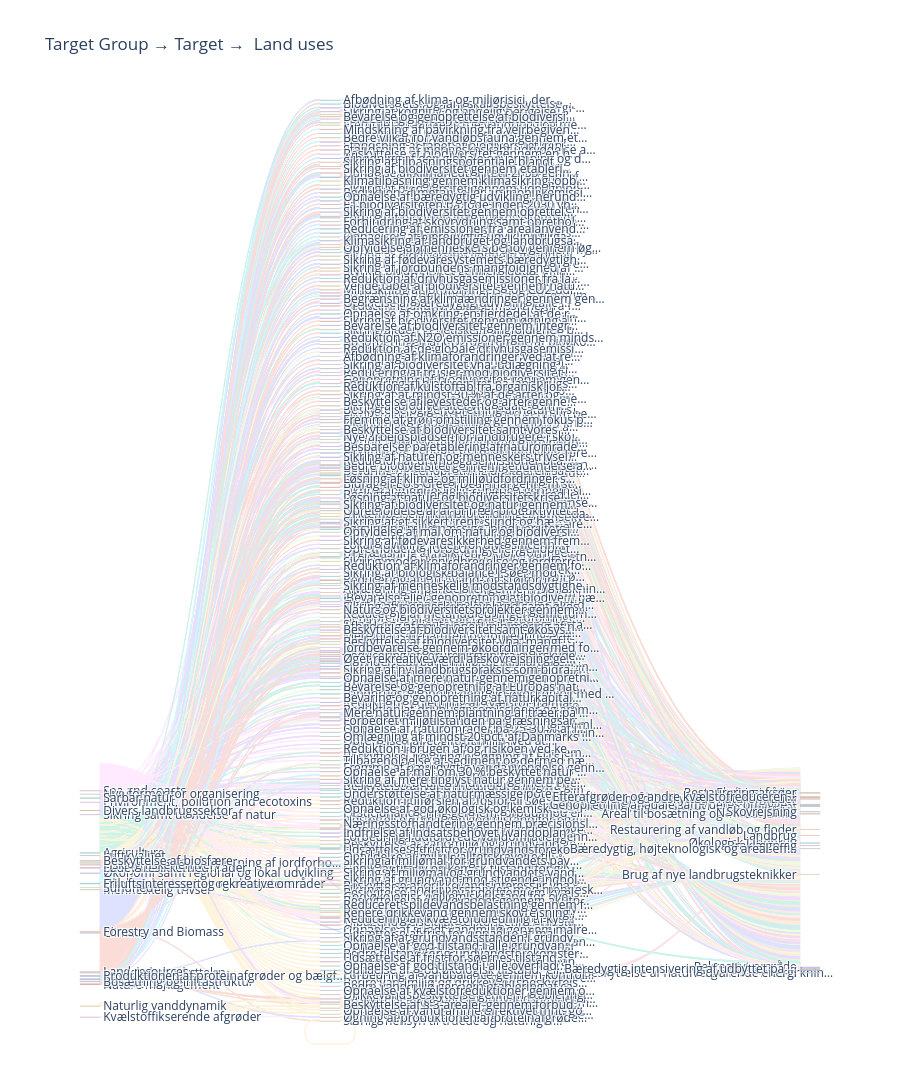

This figure's notebook cell:
### Code cell
# Brug Plotlys palette
node_colors = plotly.colors.qualitative.Plotly

# Tildel farver til unikke labels (noder)
color_map = {label: node_colors[i % len(node_colors)] for i, label in enumerate(unique_labels)}

# Liste med farver i samme rækkefølge som unique_labels
node_colors_list = [color_map[label] for label in unique_labels]


# Funktion til at lysne farver (uden brug af gennemsigtighed)
def lighten(hex_color, factor=0.5):
    from plotly.colors import hex_to_rgb
    r, g, b = hex_to_rgb(hex_color)
    r = int(r + (255 - r) * factor)
    g = int(g + (255 - g) * factor)
    b = int(b + (255 - b) * factor)
    return f'rgb({r},{g},{b})'

# Lysnet farve til hver link ud fra source-node
link_colors = [lighten(node_colors_list[src], factor=0.8) for src in all_links['source']]



# Trin 3: Sankey-diagram
fig = go.Figure(data=[go.Sankey(
    arrangement='snap',
    node=dict(
        pad=90,
        thickness=20,
        line=dict(color="lightgray", width=0.5),
        label=list(unique_labels),
        color=node_colors_list
    ),
    link=dict(
        source=all_links['source'],
        target=all_links['target'],
        value=all_links['value'],
        color=link_colors
    )
)])
fig.update_layout(title_text="Target Group → Target →  Land uses", font_size=12, height=15500)
fig.show()

### Figure 1 — Plotly figure (JSON) as saved in the notebook; plotly's stock layout.template omitted (floating-point values rounded to 4 significant figures; data arrays with more than 128 entries replaced by an {"elided": "..."} marker saying what was removed)
{"data": [{"arrangement": "snap", "link": {"color": {"elided": "2004 str values"}, "source": {"elided": "2004 int values"}, "target": {"elided": "2004 int values"}, "value": {"elided": "2004 int values"}}, "node": {"color": {"elided": "342 str values"}, "label": {"elided": "342 str values"}, "line": {"color": "lightgray", "width": 0.5}, "pad": 90, "thickness": 20}, "type": "sankey"}], "layout": {"font": {"size": 12}, "height": 15500, "title": {"text": "Target Group → Target →  Land uses"}}}
